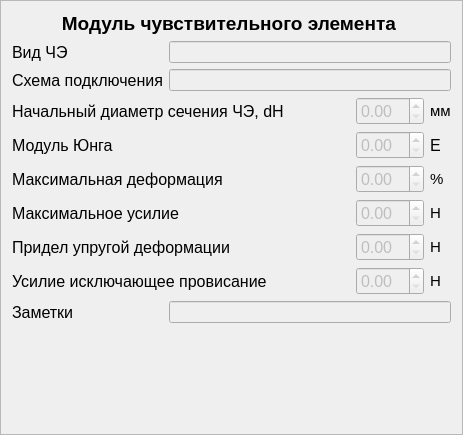
         <widget class="QFrame" name="sens_el_frame">
          <property name="font">
           <font>
            <pointsize>12</pointsize>
           </font>
          </property>
          <property name="frameShape">
           <enum>QFrame::Shape::StyledPanel</enum>
          </property>
          <property name="frameShadow">
           <enum>QFrame::Shadow::Raised</enum>
          </property>
          <layout class="QGridLayout" name="gridLayout_4">
           <item row="1" column="0">
            <widget class="QLabel" name="label_type_se">
             <property name="sizePolicy">
              <sizepolicy hsizetype="Fixed" vsizetype="Preferred">
               <horstretch>0</horstretch>
               <verstretch>0</verstretch>
              </sizepolicy>
             </property>
             <property name="font">
              <font>
               <pointsize>12</pointsize>
              </font>
             </property>
             <property name="text">
              <string>Вид ЧЭ</string>
             </property>
            </widget>
           </item>
           <item row="7" column="4">
            <widget class="QLabel" name="label_units_deform_lim">
             <property name="font">
              <font>
               <pointsize>11</pointsize>
              </font>
             </property>
             <property name="text">
              <string>Н</string>
             </property>
            </widget>
           </item>
           <item row="6" column="0" colspan="2">
            <widget class="QLabel" name="label_max_force">
             <property name="font">
              <font>
               <pointsize>12</pointsize>
              </font>
             </property>
             <property name="text">
              <string>Максимальное усилие</string>
             </property>
            </widget>
           </item>
           <item row="7" column="3">
            <widget class="QDoubleSpinBox" name="dsbox_deform_lim">
             <property name="enabled">
              <bool>false</bool>
             </property>
             <property name="font">
              <font>
               <pointsize>12</pointsize>
              </font>
             </property>
            </widget>
           </item>
           <item row="6" column="4">
            <widget class="QLabel" name="label_units_max_force">
             <property name="font">
              <font>
               <pointsize>11</pointsize>
              </font>
             </property>
             <property name="text">
              <string>Н</string>
             </property>
            </widget>
           </item>
           <item row="5" column="3">
            <widget class="QDoubleSpinBox" name="dsbox_max_deform">
             <property name="enabled">
              <bool>false</bool>
             </property>
             <property name="font">
              <font>
               <pointsize>12</pointsize>
              </font>
             </property>
            </widget>
           </item>
           <item row="7" column="0" colspan="2">
            <widget class="QLabel" name="lable_deform_lim">
             <property name="font">
              <font>
               <pointsize>12</pointsize>
              </font>
             </property>
             <property name="text">
              <string>Придел упругой деформации</string>
             </property>
            </widget>
           </item>
           <item row="3" column="0" colspan="2">
            <widget class="QLabel" name="label_diam_start">
             <property name="font">
              <font>
               <pointsize>12</pointsize>
              </font>
             </property>
             <property name="text">
              <string>Начальный диаметр сечения ЧЭ, dН</string>
             </property>
            </widget>
           </item>
           <item row="3" column="2">
            <spacer name="horizontalSpacer_2">
             <property name="orientation">
              <enum>Qt::Orientation::Horizontal</enum>
             </property>
             <property name="sizeType">
              <enum>QSizePolicy::Policy::Expanding</enum>
             </property>
             <property name="sizeHint" stdset="0">
              <size>
               <width>60</width>
               <height>20</height>
              </size>
             </property>
            </spacer>
           </item>
           <item row="4" column="0" colspan="2">
            <widget class="QLabel" name="label_mod_young">
             <property name="font">
              <font>
               <pointsize>12</pointsize>
              </font>
             </property>
             <property name="text">
              <string>Модуль Юнга</string>
             </property>
            </widget>
           </item>
           <item row="9" column="1" colspan="4">
            <widget class="QLineEdit" name="ledit_notes">
             <property name="enabled">
              <bool>false</bool>
             </property>
             <property name="font">
              <font>
               <pointsize>9</pointsize>
              </font>
             </property>
            </widget>
           </item>
           <item row="8" column="0" colspan="2">
            <widget class="QLabel" name="label_sagging">
             <property name="font">
              <font>
               <pointsize>12</pointsize>
              </font>
             </property>
             <property name="text">
              <string>Усилие исключающее провисание</string>
             </property>
            </widget>
           </item>
           <item row="5" column="0" colspan="2">
            <widget class="QLabel" name="label_max_deform">
             <property name="font">
              <font>
               <pointsize>12</pointsize>
              </font>
             </property>
             <property name="text">
              <string>Максимальная деформация</string>
             </property>
            </widget>
           </item>
           <item row="2" column="0">
            <widget class="QLabel" name="label_scheme_con">
             <property name="font">
              <font>
               <pointsize>12</pointsize>
              </font>
             </property>
             <property name="text">
              <string>Схема подключения</string>
             </property>
            </widget>
           </item>
           <item row="3" column="4">
            <widget class="QLabel" name="label_units_diam_start">
             <property name="font">
              <font>
               <pointsize>11</pointsize>
              </font>
             </property>
             <property name="text">
              <string>мм</string>
             </property>
            </widget>
           </item>
           <item row="0" column="0" colspan="5">
            <widget class="QLabel" name="label_sens_el">
             <property name="font">
              <font>
               <pointsize>14</pointsize>
               <bold>true</bold>
              </font>
             </property>
             <property name="text">
              <string>Модуль чувствительного элемента </string>
             </property>
             <property name="alignment">
              <set>Qt::AlignmentFlag::AlignHCenter|Qt::AlignmentFlag::AlignTop</set>
             </property>
            </widget>
           </item>
           <item row="1" column="1" colspan="4">
            <widget class="QLineEdit" name="ledit_type_se">
             <property name="enabled">
              <bool>false</bool>
             </property>
             <property name="sizePolicy">
              <sizepolicy hsizetype="Preferred" vsizetype="Fixed">
               <horstretch>0</horstretch>
               <verstretch>0</verstretch>
              </sizepolicy>
             </property>
             <property name="font">
              <font>
               <pointsize>9</pointsize>
              </font>
             </property>
            </widget>
           </item>
           <item row="5" column="4">
            <widget class="QLabel" name="label_units_max_deform">
             <property name="font">
              <font>
               <pointsize>11</pointsize>
              </font>
             </property>
             <property name="text">
              <string>%</string>
             </property>
            </widget>
           </item>
           <item row="8" column="3">
            <widget class="QDoubleSpinBox" name="dsbox_sagging">
             <property name="enabled">
              <bool>false</bool>
             </property>
             <property name="font">
              <font>
               <pointsize>12</pointsize>
              </font>
             </property>
            </widget>
           </item>
           <item row="2" column="1" colspan="4">
            <widget class="QLineEdit" name="ledit_sens_el">
             <property name="enabled">
              <bool>false</bool>
             </property>
             <property name="font">
              <font>
               <pointsize>9</pointsize>
              </font>
             </property>
            </widget>
           </item>
           <item row="6" column="3">
            <widget class="QDoubleSpinBox" name="dsbox_max_force">
             <property name="enabled">
              <bool>false</bool>
             </property>
             <property name="font">
              <font>
               <pointsize>12</pointsize>
              </font>
             </property>
            </widget>
           </item>
           <item row="4" column="4">
            <widget class="QLabel" name="label_units_mod_young">
             <property name="font">
              <font>
               <pointsize>12</pointsize>
              </font>
             </property>
             <property name="text">
              <string>Е</string>
             </property>
            </widget>
           </item>
           <item row="9" column="0">
            <widget class="QLabel" name="label_notes">
             <property name="font">
              <font>
               <pointsize>12</pointsize>
              </font>
             </property>
             <property name="text">
              <string>Заметки</string>
             </property>
            </widget>
           </item>
           <item row="8" column="4">
            <widget class="QLabel" name="label_units_sagging">
             <property name="font">
              <font>
               <pointsize>11</pointsize>
              </font>
             </property>
             <property name="text">
              <string>Н</string>
             </property>
            </widget>
           </item>
           <item row="10" column="0">
            <spacer name="verticalSpacer">
             <property name="orientation">
              <enum>Qt::Orientation::Vertical</enum>
             </property>
             <property name="sizeType">
              <enum>QSizePolicy::Policy::Maximum</enum>
             </property>
             <property name="sizeHint" stdset="0">
              <size>
               <width>20</width>
               <height>100</height>
              </size>
             </property>
            </spacer>
           </item>
           <item row="3" column="3">
            <widget class="QDoubleSpinBox" name="dsbox_diam_start">
             <property name="enabled">
              <bool>false</bool>
             </property>
             <property name="font">
              <font>
               <pointsize>12</pointsize>
              </font>
             </property>
            </widget>
           </item>
           <item row="4" column="3">
            <widget class="QDoubleSpinBox" name="dsbox_mod_young">
             <property name="enabled">
              <bool>false</bool>
             </property>
             <property name="font">
              <font>
               <pointsize>12</pointsize>
              </font>
             </property>
            </widget>
           </item>
          </layout>
         </widget>
